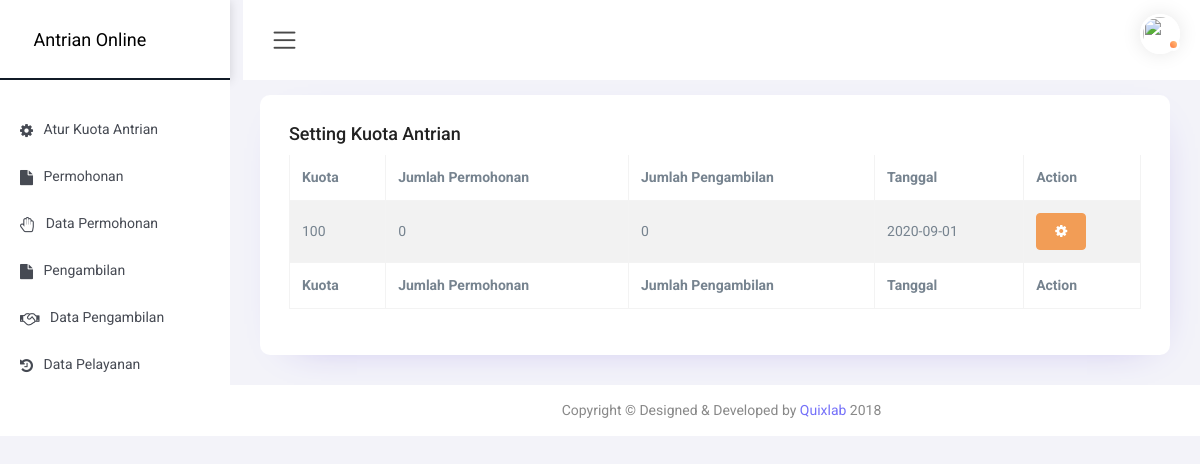
/index.php/c_kuota, run on the app's committed database.
### tables this page shows
CREATE TABLE `kuotaantrian` (
  `id_kuotaantrian` int(11) NOT NULL,
  `jumlah_permohonan` int(11) NOT NULL,
  `jumlah_pengambilan` int(11) NOT NULL,
  `kuota` varchar(5) NOT NULL,
  `tanggal` date NOT NULL
);

### application/controllers/C_Kuota.php (called while the page is built, shortened)
<?php
	class C_Kuota extends CI_Controller
	{
		function __construct()
		{
			$this->load->model('M_Data_Kuota');
		}
		function index(){
		$data['kuota'] = $this->M_Data_Kuota->tampil_data()->result();
		$this->load->view('Back/V_Setting',$data);
		}
	}
 ?>

### index.php (called while the page is built, shortened)
<?php
require_once BASEPATH.'core/CodeIgniter.php';

### application/models/M_Data_Kuota.php (called while the page is built, shortened)
<?php
class M_Data_Kuota extends CI_Model{
	function tampil_data(){
		return $this->db->get('kuotaantrian');
	}
}
?>

### application/views/Back/V_Setting.php (the view, shortened to what this page needs)
<div class="content-body">
        <div class="container-fluid">
            <div class="row">
                <div class="col-12">
                    <div class="card">
                        <div class="card-body">
                          <div>
                            <div style="float: left;">
                            <h4 class="card-title">Setting Kuota Antrian</h4>
                            </div>
                         </div>
                            <div class="table-responsive">
                                <table class="table table-striped table-bordered zero-configuration">
                                    <thead>
                                        <tr>
                                            <th>Kuota</th>
                                            <th>Jumlah Permohonan</th>
                                            <th>Jumlah Pengambilan</th>
                                            <th>Tanggal</th>
                                            <th>Action</th>
                                        </tr>
                                    </thead>
                                    <tbody>
                                          <?php foreach ($kuota as $u) { ?>
                                        <tr id="<?php echo $u->id_kuotaantrian ?>">
                                            <td><?php echo $u->kuota ?></td>
                                            <td><?php echo $u->jumlah_permohonan ?></td>
                                            <td><?php echo $u->jumlah_pengambilan ?></td>
                                            <td><?php echo $u->tanggal ?></td>
                                            <td><a href="<?php echo base_url('admin/kuota/edit/'.$u->id_kuotaantrian) ?>" data-toogle="tooltip" data-placement="button" title="Hapus Data!" class="btn btn-warning text-white"><span class="fa fa-gear"></span></a>
                                            </td>
                                        </tr>
                                          <?php } ?>
                                    </tbody>
                                    <tfoot>
                                        <tr>
                                            <th>Kuota</th>
                                            <th>Jumlah Permohonan</th>
                                            <th>Jumlah Pengambilan</th>
                                            <th>Tanggal</th>
                                            <th>Action</th>
                                        </tr>
                                    </tfoot>
                                </table>
                            </div>
                        </div>
                    </div>
                </div>
            </div>
        </div>
    </div>
      </div>

### data on the page
kuotaantrian: kuota "100", jumlah_permohonan "0", jumlah_pengambilan "0", tanggal "2020-09-01"
